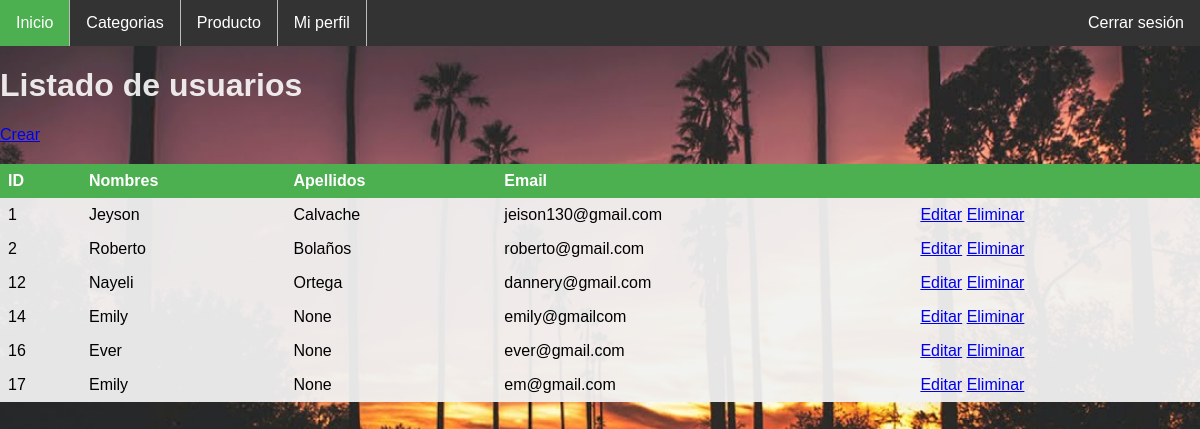
Before: /usuarios (signed in) with the older database file.
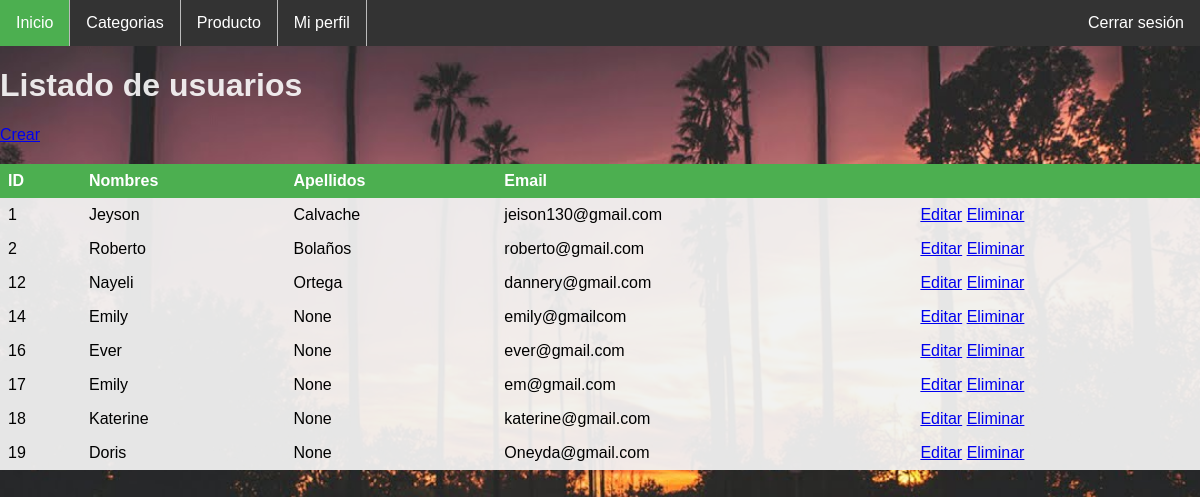
After: the same page with the newer database file.
### tables this page shows
CREATE TABLE "usuarios" (
	"id"	INTEGER NOT NULL,
	"nombres"	TEXT NOT NULL,
	"apellidos"	TEXT,
	"email"	TEXT NOT NULL UNIQUE,
	"password"	TEXT NOT NULL,
	PRIMARY KEY("id" AUTOINCREMENT)
);

### app.py (the view)
@app.route('/usuarios')
def usuarios():
    if not 'usuario' in session:
        return redirect(url_for('login'))
    print(session['usuario'])
    usuarios = db.execute('select * from usuarios')
    usuarios = usuarios.fetchall()
    return render_template('usuarios/listar.html', usuarios=usuarios)

### templates/usuarios/listar.html
{% extends 'layouts/base.html' %} {% block title %} Usuarios {% endblock %} {%
block content %}
<div class="title-page">
  <h1>Listado de usuarios</h1>
  <a class="btn btn-success" href="{{ url_for('crear_usuarios') }}">Crear</a>
</div>
<table class="table">
  <thead>
    <tr>
      <th>ID</th>
      <th>Nombres</th>
      <th>Apellidos</th>
      <th>Email</th>
      <th></th>
    </tr>
  </thead>
  <tbody>
    {% for usuario in usuarios %}
    <tr>
      <td>{{ usuario[0] }}</td>
      <td>{{ usuario[1] }}</td>
      <td>{{ usuario[2] }}</td>
      <td>{{ usuario[3] }}</td>
      <td>
          <a class="btn" href="{{ url_for('editar_usuario', id = usuario[0]) }}">Editar</a>
          <a class="btn btn-danger" href="{{ url_for('eliminar_usuarios', id = usuario[0]) }}">Eliminar</a>
      </td>
    </tr>
    {% endfor %}
  </tbody>
</table>
{% endblock %}

### templates/layouts/base.html (shortened to what this page needs)
<!DOCTYPE html>
<html lang="es">
  <head>
    <link rel="stylesheet" href="{{url_for('static', filename='main.css')}}"/>
  </head>
<body>
<ul>
  <li><a class="active" href="{{ url_for('index') }}">Inicio</a></li>
  <li><a href="{{ url_for('categoria') }}">Categorias</a></li>
  <li><a href="{{ url_for('producto') }}">Producto</a></li>
  <li><a href="{{ url_for('perfil') }}">Mi perfil</a></li>
  <li style="float:right"><a href="{{ url_for('logout') }}">Cerrar sesión</a></li>
</ul>
    <div class="container">
      {% block content %}
      {% endblock %}
    </div>
  </body>
</html>

### static/main.css (style rules this page uses)
body { margin: 0; padding: 0; background: url(img2.jpg) no-repeat center top; background-size: cover; font-family: sans-serif; height: 100vh; background-attachment: fixed; }
h1,h2,h3,h4,h5 { color: rgba(255, 255, 255, 0.884); }
ul { list-style-type: none; margin: 0; padding: 0; overflow: hidden; background-color: #333; }
li { float: left; border-right:1px solid #bbb; }
li:last-child { border-right: none; }
li a { display: block; color: white; text-align: center; padding: 14px 16px; text-decoration: none; }
.active { background-color: #4CAF50; }
table { border-collapse: collapse; width: 100%; margin-bottom: 20px; margin-top: 20px; }
th, td { text-align: left; padding: 8px; background-color: #f2f2f2f1 }
th { background-color: #4CAF50; color: white; }

Changed rows visible on the page:
added usuarios: id "18", nombres "Katerine", usuario "None", email "katerine@gmail.com"
added usuarios: id "19", nombres "Doris", usuario "None", email "Oneyda@gmail.com"
